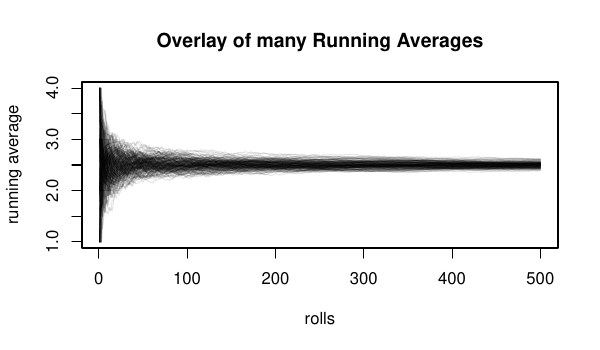

The script that saved this image:

alp = 0.1
end = 500

pdf('running_die_overlay.pdf',width=6,height=3.5)

for(j in 1:200)
{
    means = c()
    rolls = c()
    for(i in 1:end)
    {
        rolls = c(rolls,sample(1:4,1))
        means = c(means,mean(rolls))
    }
    if(j==1){plot(1:end, means, type='l', ylim=c(1,4), xlab='rolls', ylab='running average', main='Overlay of many Running Averages', col=rgb(0,0,0,alpha=alp))}
    else{lines(1:end, means, col=rgb(0,0,0,alpha=alp))}
}

dev.off()
